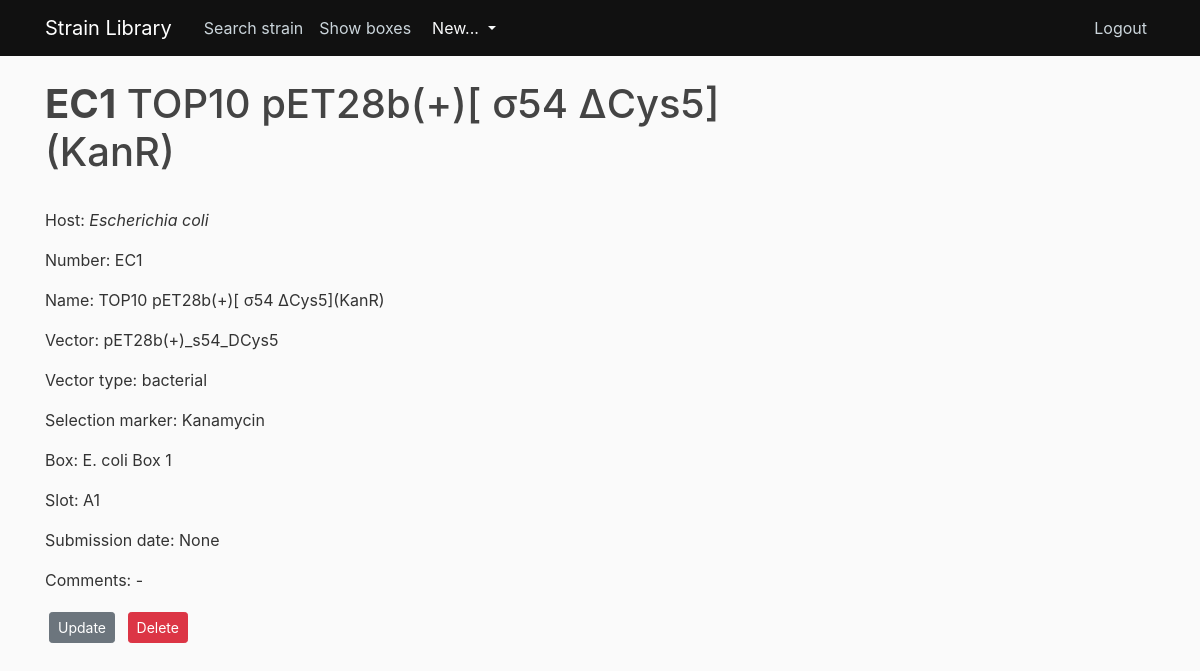
/strain/1/ (signed in), run on an earlier commit of the app's database.
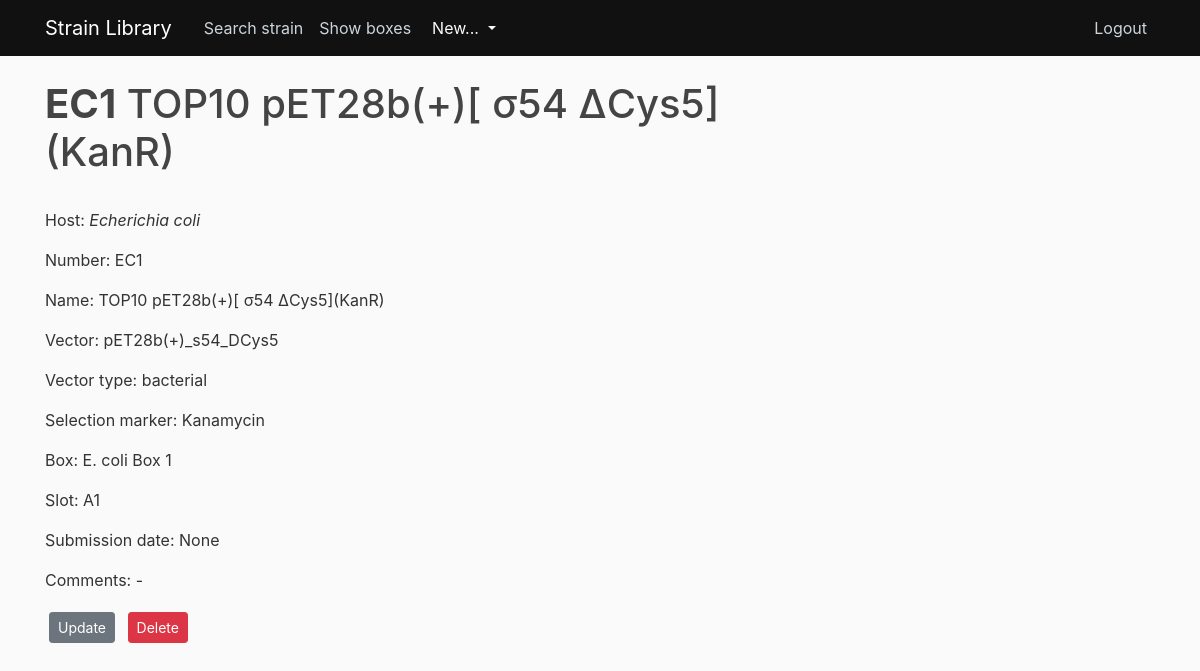
And on a later commit of the database.
### strain_library/models.py (models this page shows, shortened)
class Strain(db.Model):
    __tablename__ = 'strain'
    id = db.Column(db.Integer, primary_key=True)
    number = db.Column(db.String, nullable=False, unique=True)
    name = db.Column(db.String, nullable=False)
    host = db.Column(db.String, nullable=False)
    vector = db.Column(db.String)
    vector_type = db.Column(db.String)
    selection_marker = db.Column(db.String)
    box = db.Column(db.String)
    slot = db.Column(db.String)
    date_of_creation = db.Column(db.Date)
    comments = db.Column(db.Text)
    user_id = db.Column(db.Integer, db.ForeignKey('user.id'), nullable=False)
    box_id = db.Column(db.Integer, db.ForeignKey('box.id'), nullable=False)
    type = db.Column(db.String)
    __mapper_args__ = {
        'polymorphic_identity':'strain',
        'polymorphic_on':type
    }

### strain_library/routes.py (the view)
@app.route("/strain/<int:strain_id>/")
@login_required
def strain(strain_id):
    strain = Strain.query.get_or_404(strain_id)
    return render_template('strain.html', title=strain.name, strain=strain)

### strain_library/models.py (called while the page is built)
@login_manager.user_loader
def load_user(user_id):
    return User.query.get(int(user_id))

### strain_library/templates/strain.html (shortened to what this page needs)
{% extends "layout.html" %}
{% block content %}
<h1><b>{{ strain.number }}</b> {{ strain.name }}</h1>
<br>
<p>
  Host: <i>{{ strain.host }}</i>
</p>
<p>
  Number: {{ strain.number }}
</p>
<p>
  Name: {{ strain.name }}
</p>
<p>
  Vector: {{ strain.vector }}
</p>
<p>
  Vector type: {{ strain.vector_type }}
</p>
<p>
  Selection marker: {{ strain.selection_marker }}
</p>
<p>
  Box: {{ strain.box }}
</p>
<p>
  Slot: {{ strain.slot }}
</p>
<p>
  Submission date: {{ strain.date_of_creation }}
</p>
<p>
  Comments: {{ strain.comments }}
</p>
<div>
  <a class="btn btn-secondary btn-sm m-1" href="{{ url_for('update_strain', strain_id=strain.id) }}"> Update </a>
  <button type="button" class="btn btn-danger btn-sm m-1" data-toggle="modal" data-target="#deleteModal">Delete</button>
</div>
{% endblock content %}

### strain_library/templates/layout.html (shortened to what this page needs)
<!DOCTYPE html>
<html lang="en">
<head>
    <link rel="stylesheet" href="https://stackpath.bootstrapcdn.com/bootstrap/4.3.1/css/bootstrap.min.css">
    <link rel="stylesheet" type="text/css" href="{{ url_for('static', filename='main.css')}}">
</head>
<body>
    <header class="site-header">
        <nav class="navbar navbar-expand-md navbar-dark bg-steel fixed-top">
          <div class="container">
            <a class="navbar-brand mr-4" href="/">Strain Library</a>
            <div class="navbar-nav mr-auto">
              <a class="nav-item nav-link" href="{{ url_for('search_strain') }}">Search strain</a>
            </div>
            <div class="navbar-nav mr-auto">
              <a class="nav-item nav-link" href="{{ url_for('select_box') }}">Show boxes</a>
            </div>
            <div class="collapse navbar-collapse" id="navbarToggle">
              <div class="dropdown show mr-auto">
                <a class="btn dropdown-toggle text-light" href="#" role="button" id="dropdownMenuLink" data-toggle="dropdown" aria-haspopup="true" aria-expanded="false">
                  New...
                </a>
              </div>
              <div class="navbar-nav">
                {% if current_user.is_authenticated %}
                  <a class="nav-item nav-link" href="{{ url_for('logout') }}">Logout</a>
                {% else %}
                  <a class="nav-item nav-link" href="{{ url_for('login') }}">Login</a>
                  <a class="nav-item nav-link" href="{{ url_for('register') }}">Register</a>
                {% endif %}
              </div>
            </div>
          </div>
        </nav>
      </header>
      <main role="main" class="container">
        <div class="row">
          <div class="col-md-8">
            {% block content %}{% endblock %}
          </div>
        </div>
      </main>
</body>
</html>

### strain_library/static/main.css (style rules this page uses)
body { background: #fafafa; color: #333333; margin-top: 5rem; }
h1, h2, h3, h4, h5, h6 { color: #444444; }
.bg-steel { background-color: #111111; }
.site-header .navbar-nav .nav-link { color: #cbd5db; }

What changed in the data, as far as the page shows it:
changed Strain "EC1": host "Escherichia coli" → "Echerichia coli"
